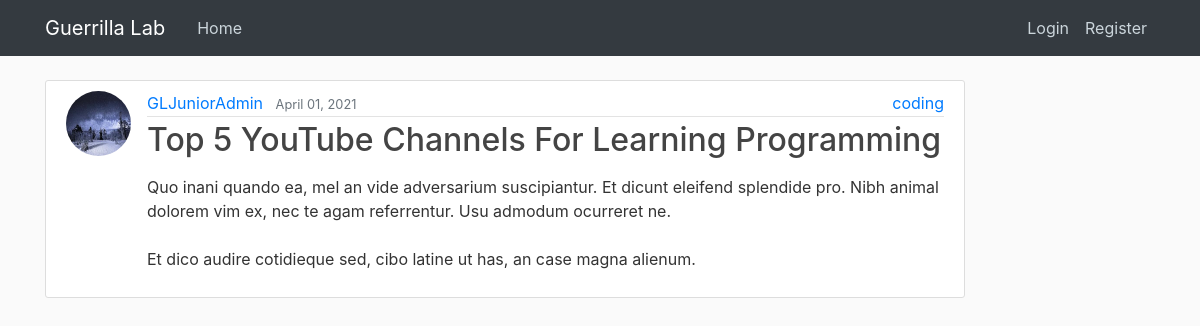
The app's page /post/27/, older data.
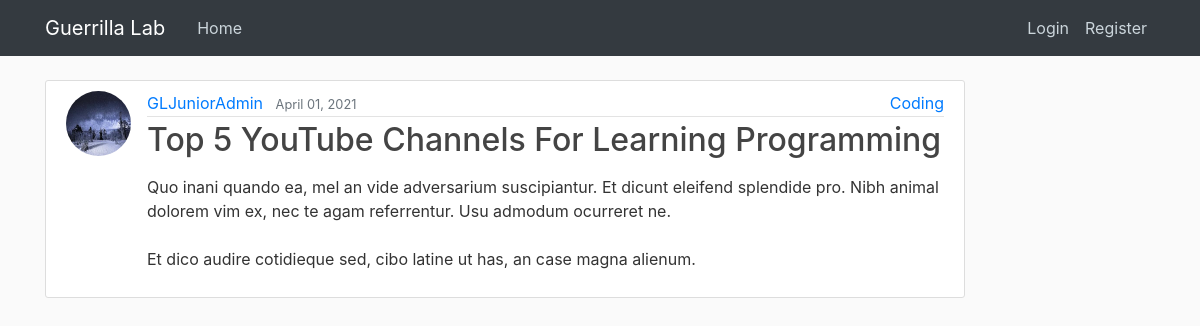
The same page, newer data.
### blog/models.py (models this page shows, shortened)
class Post(models.Model):
    title = models.CharField(max_length=100)
    content = models.TextField()
    subheading = models.TextField(max_length=255, blank=True, default=None)
    date_posted = models.DateTimeField(default=timezone.now)
    author = models.ForeignKey(User, on_delete=models.CASCADE)
    category = models.CharField(max_length=30, default=None)
    tags = TaggableManager(blank=True)

### users/models.py (models this page shows, shortened)
class Profile(models.Model):
    user = models.OneToOneField(User, on_delete=models.CASCADE)
    bio = models.TextField(max_length=1000)
    image = models.ImageField(default='default.jpg', upload_to='profile_pics')

### blog/views.py (the view)
# urls.py: path('post/<int:pk>/', PostDetailView.as_view(), name='post-detail'),
class PostDetailView(DetailView):
    model = Post

### blog/templates/blog/post_detail.html (shortened to what this page needs)
{% extends "blog/base.html" %}
{% block content %}
    <article class="media content-section">
        <img
            class="rounded-circle article-img"
            src="{{ object.author.profile.image.url }}"
            {% comment %} use object instead of post {% endcomment %}
            alt=""
        />
        <div class="media-body article-top">
            <div class="article-metadata">
                <a class="mr-2" href="{% url 'user-posts' object.author.username %}">
                {{ object.author }}</a>
                <small class="text-muted">{{ object.date_posted|date:"F d, Y" }}</small>
                <a href="#" class="article-category">{{ object.category }}</a>
            </div>
            <h2 class="article-title">{{ object.title }}</h2>
            <p class="article-content">{{ object.content|safe }}</p>
        </div>
    </article>
{% endblock content %}

Row changes from the older to the newer data that the page shows:
changed Post "Top 5 YouTube Channels For Learning Programming": category "coding" → "Coding"
